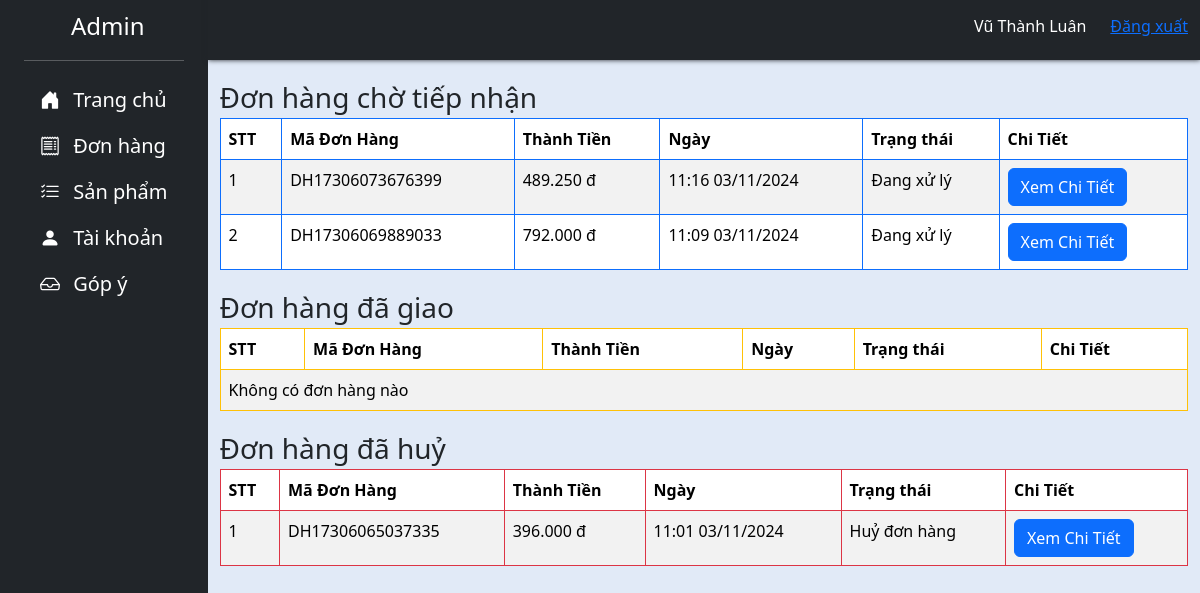
Page /Admin/admin-orders.php (signed in) on the committed database.
### tables this page shows
CREATE TABLE `orders` (
  `id` int(4) NOT NULL,
  `ma_don_hang` varchar(20) NOT NULL,
  `user_id` int(4) NOT NULL,
  `name` varchar(50) NOT NULL,
  `email` varchar(50) NOT NULL,
  `sdt` varchar(15) NOT NULL,
  `address` varchar(150) NOT NULL,
  `comment` varchar(300) NOT NULL,
  `total` int(9) NOT NULL,
  `status` int(1) NOT NULL,
  `time` varchar(20) NOT NULL
);

### Admin/admin-orders.php (the view, shortened to what this page needs)
<?php include "header.php" ?>
<div class="">
    <span class="fs-3">Đơn hàng chờ tiếp nhận</span>
    <table class="table table-bordered table-striped border-primary">
        <thead >
            <tr>
                <th>STT</th>
                <th>Mã Đơn Hàng</th>
                <th>Thành Tiền</th>
                <th>Ngày</th>
                <th>Trạng thái</th>
                <th>Chi Tiết</th>
            </tr>
        </thead>
        <tbody>
            <?php
            $sql = "SELECT * FROM orders WHERE status = 0 ORDER BY id DESC";
            $result = $conn->query($sql);
            $count = 1;
            if ($result->num_rows > 0) {
                while ($item = $result->fetch_assoc()) {
            ?>
                    <tr>
                        <td> <?= $count ?> </td>
                        <td> <?= $item['ma_don_hang']; ?> </td>
                        <td> <?= number_format($item['total'], 0, ',', '.') ?> đ </td>
                        <td> <?= $item['time']; ?> </td>
                        <td>
                            <?php
                                if ($item['status']==0){
                                    echo "Đang xử lý";
                                }
                            ?>
                        </td>
                        <td>
                            <a href="admin-ordersdetail.php?ma=<?= $item['ma_don_hang']; ?>" class="btn btn-primary">Xem Chi Tiết</a>
                        </td>
                    </tr>
                <?php
                    $count++;
                }
            } else {
                ?>
                <tr>
                    <td colspan="6"> Không có đơn hàng nào </td>
                </tr>
            <?php
            }
            ?>
        </tbody>
    </table>
</div>
<div class="">
    <span class="fs-3">Đơn hàng đã giao</span>
    <table class="table table-bordered table-striped border-warning">
        <thead>
            <tr>
                <th>STT</th>
                <th>Mã Đơn Hàng</th>
                <th>Thành Tiền</th>
                <th>Ngày</th>
                <th>Trạng thái</th>
                <th>Chi Tiết</th>
            </tr>
        </thead>
        <tbody>
            <?php
            $sql = "SELECT * FROM orders WHERE status = 1 ORDER BY id DESC";
            $result = $conn->query($sql);
            $count = 1;
            if ($result->num_rows > 0) {
                while ($item = $result->fetch_assoc()) {
            ?>
                    <tr>
                        <td> <?= $count ?> </td>
                        <td> <?= $item['ma_don_hang']; ?> </td>
                        <td> <?= number_format($item['total'], 0, ',', '.') ?> đ </td>
                        <td> <?= $item['time']; ?> </td>
                        <td>
                            <?php
                                if ($item['status']==0){
                                    echo "Đang xử lý";
                                }
                                else if ($item['status']==1){
                                    echo "Thành công";
                                }
                                else if ($item['status']==2){
                                    echo "Huỷ đơn hàng";
                                }
                            ?>
                        </td>
                        <td>
                            <a href="admin-ordersdetail.php?ma=<?= $item['ma_don_hang']; ?>" class="btn btn-primary">Xem Chi Tiết</a>
                        </td>
                    </tr>
                <?php
                    $count++;
                }
            } else {
                ?>
                <tr>
                    <td colspan="6"> Không có đơn hàng nào </td>
                </tr>
            <?php
            }
            ?>
        </tbody>
    </table>
</div>
<div class="">
    <span class="fs-3">Đơn hàng đã huỷ</span>
    <table class="table table-bordered table-striped border-danger">
        <thead>
            <tr>
                <th>STT</th>
                <th>Mã Đơn Hàng</th>
                <th>Thành Tiền</th>
                <th>Ngày</th>
                <th>Trạng thái</th>
                <th>Chi Tiết</th>
            </tr>
        </thead>
        <tbody>
            <?php
            $sql = "SELECT * FROM orders WHERE status = 2 ORDER BY id DESC";
            $result = $conn->query($sql);
            $count = 1;
            if ($result->num_rows > 0) {
                while ($item = $result->fetch_assoc()) {
            ?>
                    <tr>
                        <td> <?= $count ?> </td>
                        <td> <?= $item['ma_don_hang']; ?> </td>
                        <td> <?= number_format($item['total'], 0, ',', '.') ?> đ </td>
                        <td> <?= $item['time']; ?> </td>
                        <td>
                            <?php
                                if ($item['status']==0){
                                    echo "Đang xử lý";
                                }
                                else if ($item['status']==1){
                                    echo "Thành công";
                                }
                                else if ($item['status']==2){
                                    echo "Huỷ đơn hàng";
                                }
                            ?>
                        </td>
                        <td>
                            <a href="admin-ordersdetail.php?ma=<?= $item['ma_don_hang']; ?>" class="btn btn-primary">Xem Chi Tiết</a>
                        </td>
                    </tr>
                <?php
                    $count++;
                }
            } else {
                ?>
                <tr>
                    <td colspan="6"> Không có đơn hàng nào </td>
                </tr>
            <?php
            }
            ?>
        </tbody>
    </table>
</div>
<?php include "footer.php" ?>

### style.css (style rules this page uses)
body { background-color: #e1eaf7; }

### rows in the picture
orders: ma_don_hang "DH17306073676399", total "489.250", time "11:16 03/11/2024", status "Đang xử lý"
orders: ma_don_hang "DH17306069889033", total "792.000", time "11:09 03/11/2024", status "Đang xử lý"
orders: ma_don_hang "DH17306065037335", total "396.000", time "11:01 03/11/2024", status "Huỷ đơn hàng"

### other values in the picture
$_SESSION['admin'] "Vũ Thành Luân"
